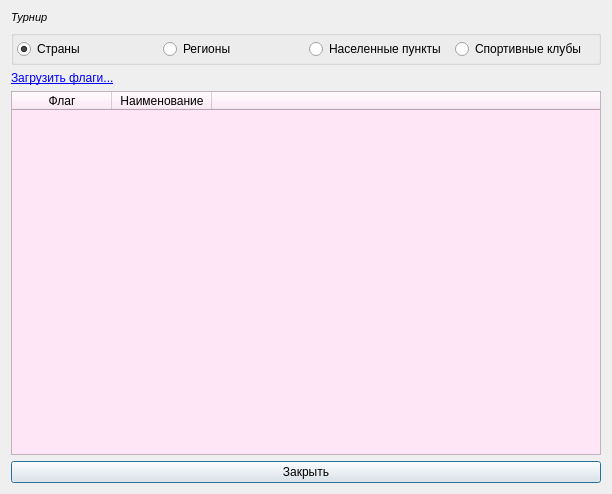
<?xml version="1.0" encoding="UTF-8"?>
<ui version="4.0">
 <class>CountryIconsDialog</class>
 <widget class="QDialog" name="CountryIconsDialog">
  <property name="geometry">
   <rect>
    <x>0</x>
    <y>0</y>
    <width>612</width>
    <height>494</height>
   </rect>
  </property>
  <property name="windowTitle">
   <string>Флаги</string>
  </property>
  <layout class="QGridLayout" name="gridLayout_2">
   <item row="1" column="0">
    <widget class="QLabel" name="labelLink">
     <property name="text">
      <string>&lt;a href=&quot;1&quot;&gt;Загрузить флаги...&lt;/a&gt;</string>
     </property>
    </widget>
   </item>
   <item row="0" column="0">
    <layout class="QVBoxLayout" name="verticalLayout_3">
     <item>
      <widget class="QLabel" name="tournamentL">
       <property name="font">
        <font>
         <pointsize>8</pointsize>
         <italic>true</italic>
        </font>
       </property>
       <property name="text">
        <string>Турнир</string>
       </property>
      </widget>
     </item>
     <item>
      <widget class="QGroupBox" name="groupBox">
       <property name="title">
        <string/>
       </property>
       <property name="flat">
        <bool>false</bool>
       </property>
       <layout class="QGridLayout" name="gridLayout">
        <property name="leftMargin">
         <number>3</number>
        </property>
        <property name="topMargin">
         <number>3</number>
        </property>
        <property name="rightMargin">
         <number>3</number>
        </property>
        <property name="bottomMargin">
         <number>3</number>
        </property>
        <item row="0" column="0">
         <widget class="QRadioButton" name="countryRB">
          <property name="text">
           <string>Страны</string>
          </property>
          <property name="checked">
           <bool>true</bool>
          </property>
         </widget>
        </item>
        <item row="0" column="1">
         <widget class="QRadioButton" name="regionRB">
          <property name="text">
           <string>Регионы</string>
          </property>
         </widget>
        </item>
        <item row="0" column="2">
         <widget class="QRadioButton" name="regionUnitRB">
          <property name="text">
           <string>Населенные пункты</string>
          </property>
         </widget>
        </item>
        <item row="0" column="3">
         <widget class="QRadioButton" name="clubRB">
          <property name="text">
           <string>Спортивные клубы</string>
          </property>
         </widget>
        </item>
       </layout>
      </widget>
     </item>
    </layout>
   </item>
   <item row="3" column="0">
    <widget class="QPushButton" name="closeBtn">
     <property name="text">
      <string>Закрыть</string>
     </property>
    </widget>
   </item>
   <item row="2" column="0">
    <widget class="QTableWidget" name="entitiesTW">
     <property name="focusPolicy">
      <enum>Qt::NoFocus</enum>
     </property>
     <property name="styleSheet">
      <string notr="true">background-color: rgb(255, 230, 246);</string>
     </property>
     <property name="editTriggers">
      <set>QAbstractItemView::NoEditTriggers</set>
     </property>
     <property name="selectionMode">
      <enum>QAbstractItemView::NoSelection</enum>
     </property>
     <attribute name="horizontalHeaderHighlightSections">
      <bool>false</bool>
     </attribute>
     <attribute name="horizontalHeaderStretchLastSection">
      <bool>true</bool>
     </attribute>
     <attribute name="verticalHeaderVisible">
      <bool>false</bool>
     </attribute>
     <attribute name="verticalHeaderDefaultSectionSize">
      <number>55</number>
     </attribute>
     <attribute name="verticalHeaderHighlightSections">
      <bool>false</bool>
     </attribute>
     <attribute name="verticalHeaderMinimumSectionSize">
      <number>55</number>
     </attribute>
     <column>
      <property name="text">
       <string>Флаг</string>
      </property>
     </column>
     <column>
      <property name="text">
       <string>Наименование</string>
      </property>
     </column>
     <column>
      <property name="text">
       <string/>
      </property>
     </column>
    </widget>
   </item>
  </layout>
 </widget>
 <resources/>
 <connections/>
</ui>
